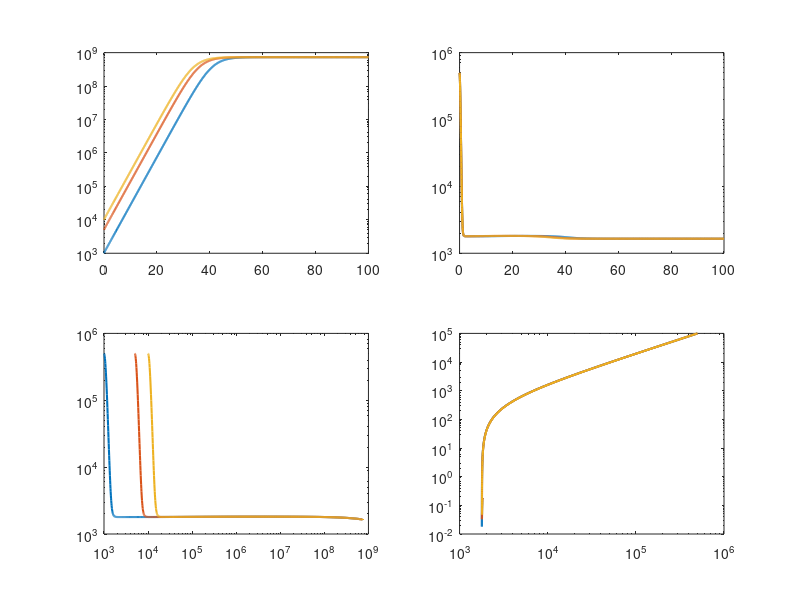

This figure's MATLAB source: (Note: this script raises an error after producing the figure.)
function breast_cancer_coexistence_short()

clc;
clear;
close all;

% Parameters adjusted for coexistence
r = 0.45;
K = 1e9;

mu_y = 0.0412;
mu_N = 0.0412;
mu_G = 0.0412;

eta = 1e-9;
lambda = 4.16;

s_y = 1.3e4;
s_N = 1.3e4;
s_G = 0.1;

gamma1 = 1e-10;
gamma2 = 1e-9;
gamma3 = 1e-9;

kappa_x = 0.01;
kappa_y = 0.6;
kappa_N = 0.6;
kappa_G = 0.6;

m = 1e5;
k = 1e5;
a = 1e5;

rho_y = 0.1;
rho_N = 0.1;
rho_G = 0.1;

u = 50;

% Equilibrium for reference lines
E_star = find_equilibrium(r, K, mu_y, mu_N, mu_G, eta, lambda, ...
    s_y, s_N, s_G, gamma1, gamma2, gamma3, ...
    kappa_x, kappa_y, kappa_N, kappa_G, ...
    m, k, a, rho_y, rho_N, rho_G, u);

% Time span for simulation
tspan = [0 100];

% Initial conditions
initial_conditions = [
    1e3, 5e5, 5e5, 1e5, 0;
    5e3, 5e5, 5e5, 1e5, 0;
    1e4, 5e5, 5e5, 1e5, 0;
];

% Create figure
figure('Position', [100, 100, 1200, 800]);

colors = lines(size(initial_conditions,1));

for i = 1:size(initial_conditions,1)

    [t, Y] = ode45(@(t,y) model_eqns(t, y, ...
        r, K, mu_y, mu_N, mu_G, eta, lambda, ...
        s_y, s_N, s_G, gamma1, gamma2, gamma3, ...
        kappa_x, kappa_y, kappa_N, kappa_G, ...
        m, k, a, rho_y, rho_N, rho_G, u), ...
        tspan, initial_conditions(i,:)');

    % Plot cancer cells
    subplot(2,2,1);
    semilogy(t, Y(:,1), ...
        'Color', colors(i,:), 'LineWidth', 1.5);
    hold on;

    % Plot CTLs
    subplot(2,2,2);
    semilogy(t, Y(:,2), ...
        'Color', colors(i,:), 'LineWidth', 1.5);
    hold on;

    % Phase plane: cancer vs CTLs
    subplot(2,2,3);
    loglog(Y(:,1), Y(:,2), ...
        'Color', colors(i,:), 'LineWidth', 1.5);
    hold on;

    % Phase plane: NK vs gamma-delta T
    subplot(2,2,4);
    loglog(Y(:,3), Y(:,4), ...
        'Color', colors(i,:), 'LineWidth', 1.5);
    hold on;

end

% Format plots
subplot(2,2,1);
yline(E_star(1), '--r', 'x*', 'LineWidth', 1.5);
xlabel('Time (days)');
ylabel('Cancer cells');
title('Cancer Cell Dynamics');
grid on;

subplot(2,2,2);
yline(E_star(2), '--r', 'y*', 'LineWidth', 1.5);
xlabel('Time (days)');
ylabel('CTLs');
title('CTL Dynamics');
grid on;

subplot(2,2,3);
plot(E_star(1), E_star(2), ...
    'ro', 'MarkerSize', 8, 'LineWidth', 2);
xlabel('Cancer cells');
ylabel('CTLs');
title('Phase Plane: Cancer vs CTLs');
grid on;

subplot(2,2,4);
plot(E_star(3), E_star(4), ...
    'ro', 'MarkerSize', 8, 'LineWidth', 2);
xlabel('NK cells');
ylabel('gamma-delta T cells');
title('Phase Plane: NK vs gamma-delta T');
grid on;

legend_labels = arrayfun(@(i) sprintf('Case %d', i), ...
    1:size(initial_conditions,1), ...
    'UniformOutput', false);

legend(legend_labels, 'Location', 'best');

end


function E_star = find_equilibrium(r, K, mu_y, mu_N, mu_G, ...
    eta, lambda, s_y, s_N, s_G, ...
    gamma1, gamma2, gamma3, ...
    kappa_x, kappa_y, kappa_N, kappa_G, ...
    m, k, a, rho_y, rho_N, rho_G, u)

tspan = [0 2000];

y0 = [
    1e5;
    s_y/mu_y;
    s_N/mu_N;
    s_G/mu_G;
    u/lambda
];

options = odeset('RelTol', 1e-8, 'AbsTol', 1e-10);

[~, Y] = ode45(@(t,y) model_eqns(t, y, ...
    r, K, mu_y, mu_N, mu_G, eta, lambda, ...
    s_y, s_N, s_G, gamma1, gamma2, gamma3, ...
    kappa_x, kappa_y, kappa_N, kappa_G, ...
    m, k, a, rho_y, rho_N, rho_G, u), ...
    tspan, y0, options);

E_star = Y(end,:)';

E_star(5) = u/lambda;

end


function dydt = model_eqns(~, y, r, K, mu_y, mu_N, mu_G, ...
    eta, lambda, s_y, s_N, s_G, ...
    gamma1, gamma2, gamma3, ...
    kappa_x, kappa_y, kappa_N, kappa_G, ...
    m, k, a, rho_y, rho_N, rho_G, u)

x = max(y(1), 0);
y_ctl = max(y(2), 0);
N = max(y(3), 0);
G = max(y(4), 0);
D = max(y(5), 0);

dxdt = r*x*(1 - x/K) ...
    - gamma1*x*y_ctl ...
    - gamma2*x*N ...
    - gamma3*x*G ...
    - kappa_x*D*x;

dycdt = s_y ...
    + (rho_y*x*y_ctl)/(m + x) ...
    - mu_y*y_ctl ...
    - eta*x*y_ctl ...
    - kappa_y*D*y_ctl;

dNdt = s_N ...
    + (rho_N*x*N)/(k + x) ...
    - mu_N*N ...
    - kappa_N*D*N;

dGdt = s_G ...
    + (rho_G*x*D)/(a + x) ...
    - mu_G*G ...
    - kappa_G*D*G;

dDdt = u - lambda*D;

dydt = [dxdt; dycdt; dNdt; dGdt; dDdt];

end
